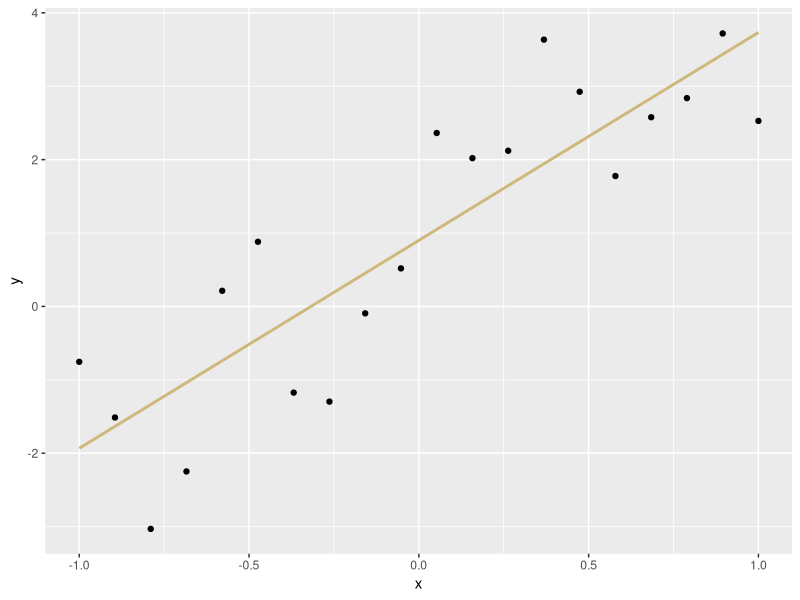
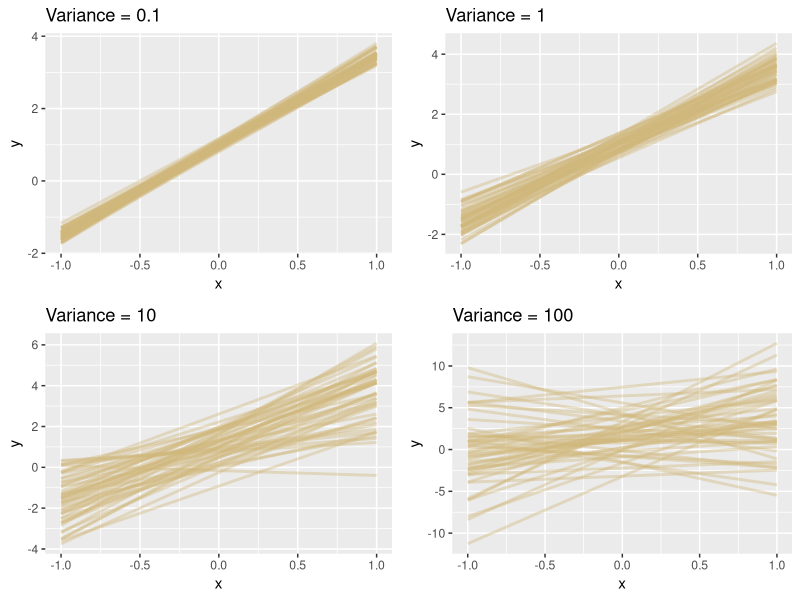
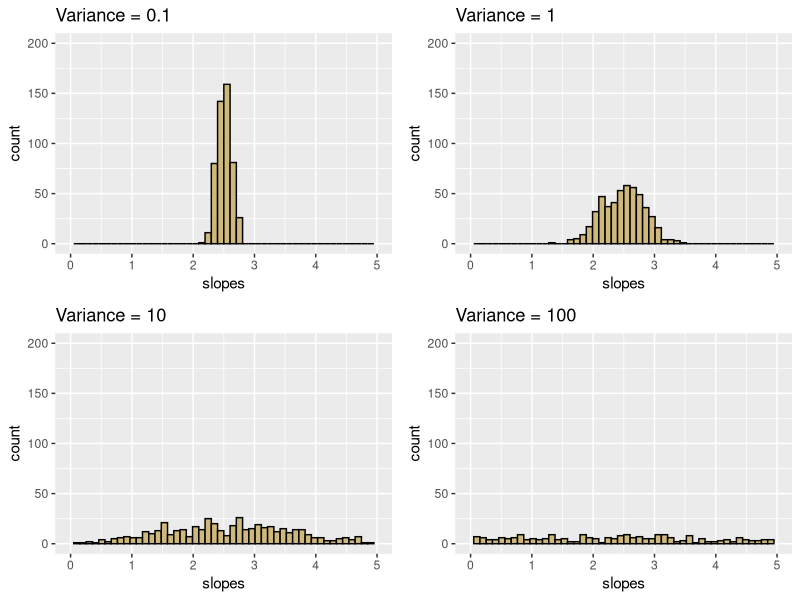

The R source for these figures, in order:
## ---- chunk 1
library(ggplot2)
library(gridExtra)
## ---- chunk 2
# Load the data
chew.data = read.csv("berry_sugar_chewy.csv")

chew.lmod = lm(chewiness~sugar, data=chew.data)
summary(chew.lmod)
## ---- chunk 3
chew.lmod.2 = lm(chewiness ~ sugar + nacl, data=chew.data)
summary(chew.lmod.2)
## ---- chunk 4
anova(chew.lmod,chew.lmod.2)
## ---- chunk 5
# get summary into variable to easily grab information from it
mod.items <- summary(chew.lmod)

# grab estimates
inter <- mod.items$coefficients[1, "Estimate"]
sugar <- mod.items$coefficients[2, "Estimate"]

# grab standard errors
inter.se <- mod.items$coefficients[1, "Std. Error"]
sugar.se <- mod.items$coefficients[2, "Std. Error"]

# get degrees of freedom for t-statistic
n <- dim(chew.data)[1]
p <- 1 # sugar is the only predictor in this model
deg.free <- n - p - 1

# calculate t-statistic
alpha <- 0.05
t <- qt(1 - alpha/2, deg.free)

# 1. calculate intercept confidence interval
inter.margin <- abs(t * inter.se)
inter.low <- inter - inter.margin
inter.upp <- inter + inter.margin
print("Intercept 95% Confidence Interval")
print(c(inter.low, inter.upp))

# 2. calculate sugar coefficient confidence interval
sugar.margin <- abs(t * sugar.se)
sugar.low <- sugar - sugar.margin
sugar.upp <- sugar + sugar.margin
print("Sugar Coefficient 95% Confidence Interval")
print(c(sugar.low, sugar.upp))
## ---- chunk 6
sim_data <- function(n=20, var=1, beta.0=1, beta.1=2.5){
    # BEGIN SOLUTION HERE
    x = seq(-1, 1, length.out = n); beta0 = 1; beta1 = 2.5; e = rnorm(n, 0, sqrt(var))
    y = beta0 + beta1*x + e
    # END SOLUTION HERE
    data = data.frame(x=x, y=y)
    return(data)
}
## ---- chunk 7
data = sim_data()
lmod = lm(y~x, data=data)
ggplot(aes(x=x, y=y), data=data) + 
    geom_point() +
    geom_smooth(method="lm", formula=y~x, se=FALSE, color="#CFB87C")
## ---- chunk 8
gen_slopes <- function(num.slopes=50, var=1, num.samples=20){
    title_line <- paste("Variance =", var)
    g = ggplot()
    # Repeat the sample for the number of slopes
    for(ii in 1:num.slopes){
        # Generate a random sampling of data
        data = sim_data(n=num.samples, var=var)
        # Add the slope of the best fit linear model to the plot
        g = g + stat_smooth(aes(x=x, y=y), data=data, method="lm", geom="line", 
                            se=FALSE, alpha=0.4, color="#CFB87C", linewidth=1) +
          labs(title = title_line)
    }
    return(g)
}
## ---- chunk 9
# Generate the plots
p1 <- gen_slopes(var = 0.1)
p2 <- gen_slopes(var = 1)
p3 <- gen_slopes(var = 10)
p4 <- gen_slopes(var = 100)

# Arrange all 4 plots on same page
grid.arrange(p1, p2, p3, p4, ncol = 2, nrow = 2)
## ---- chunk 10
hist_slopes <- function(num.slopes=500, var=1, num.samples=20){
    slopes = rep(0, num.slopes)
    # For num.slopes, compute a SLR model slope
    for(i in 1:num.slopes){
        # Simulate the desired data
        data = sim_data(var=var, n=num.samples)
        # Fit an SLR model to the data
        lmod = lm(y~x, data=data)
        # Add the slopes to the vector of slopes
        slopes[i] = lmod$coef[2]
    }
    # Plot a histogram of the resulting slopes
    title_line <- paste("Variance =", var)
    g = ggplot() + aes(slopes) +
          geom_histogram(color="black", fill="#CFB87C", bins = 50) +
          labs(title = title_line) +
            scale_x_continuous(limits = c(0, 5)) +
            scale_y_continuous(limits = c(0, 200))
    return(g)
}
## ---- chunk 11
# Generate the plots
p1 <- hist_slopes(var = 0.1)
p2 <- hist_slopes(var = 1)
p3 <- hist_slopes(var = 10)
p4 <- hist_slopes(var = 100)

# Arrange all 4 plots on same page
grid.arrange(p1, p2, p3, p4, ncol = 2, nrow = 2)
## ---- chunk 12
# get sample
samp <- sim_data()

# create linear model and get slope
lmod <- lm(y~x, samp)
slope <- lmod$coefficients[2]

# look at summary and grab standard error
lmod.sum <- summary(lmod)
se <- lmod.sum$coefficients[2, "Std. Error"]

# calculate t-statistic
alpha <- 0.05
t <- qt(1 - alpha/2, n-1)

# get margins
ci.margin <- abs(t * se)

# calculate confidence interval
lower <- slope - ci.margin
upper <- slope + ci.margin
ci <- c(lower, upper)

# confidence interval view
names(ci) <- c("lower.bound", "upper.bound")
print(ci)
